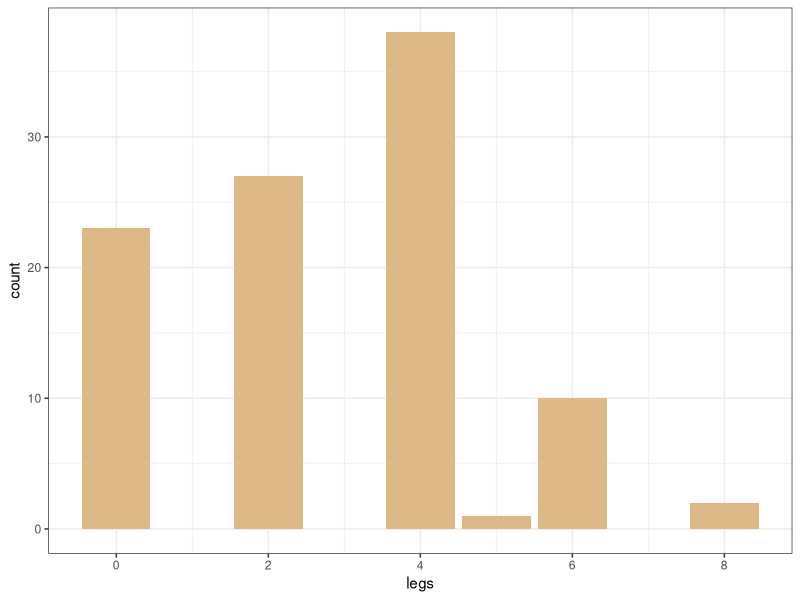
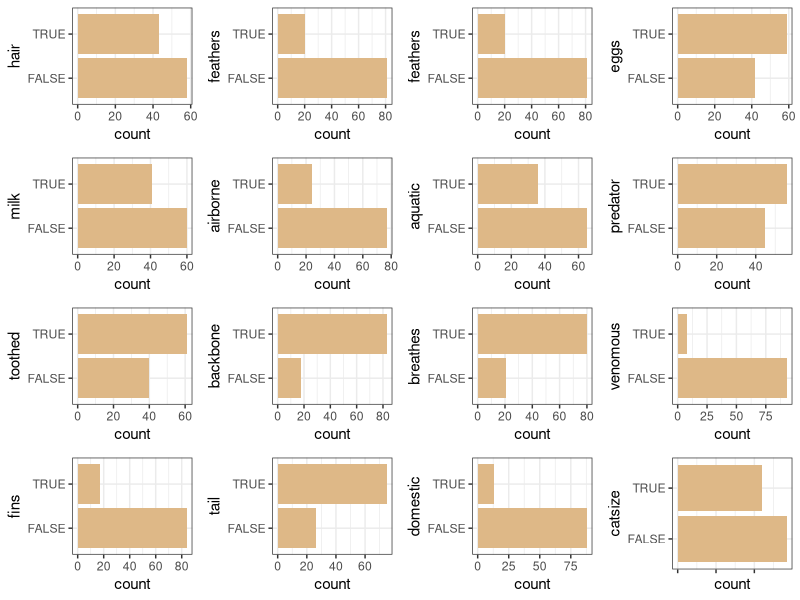
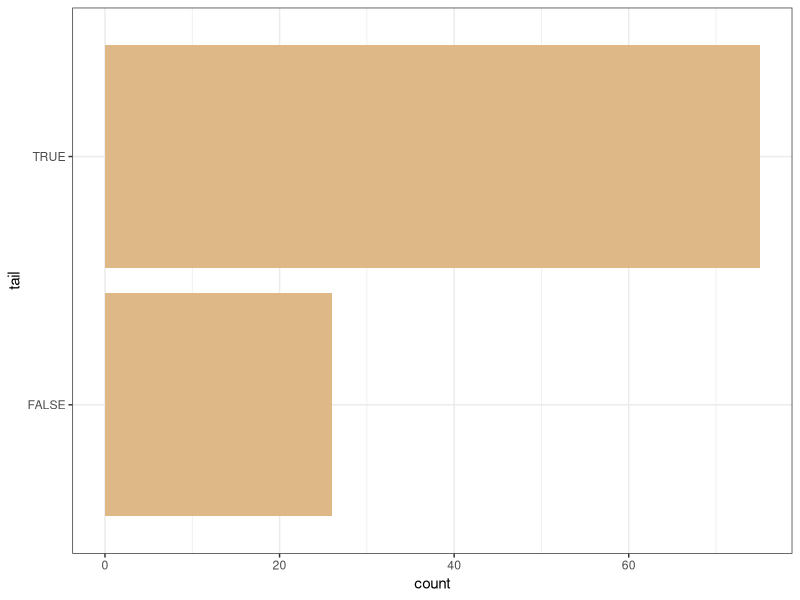
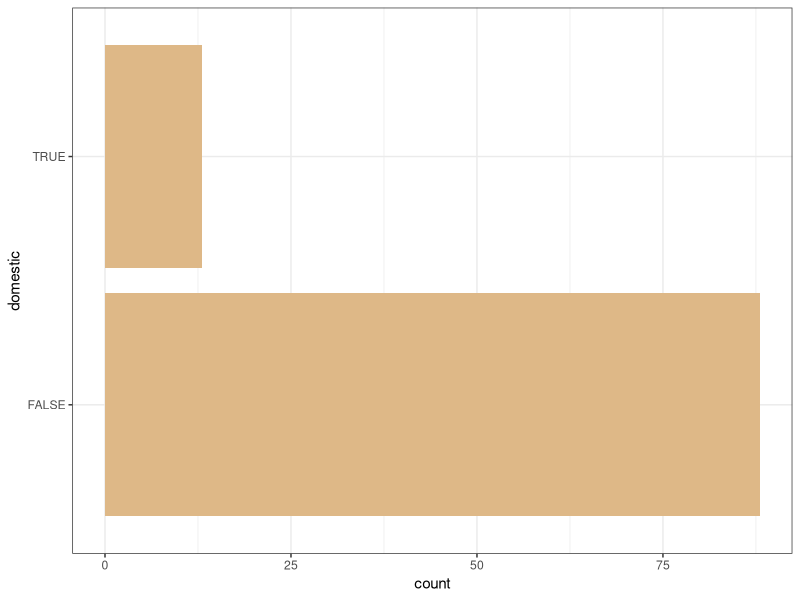
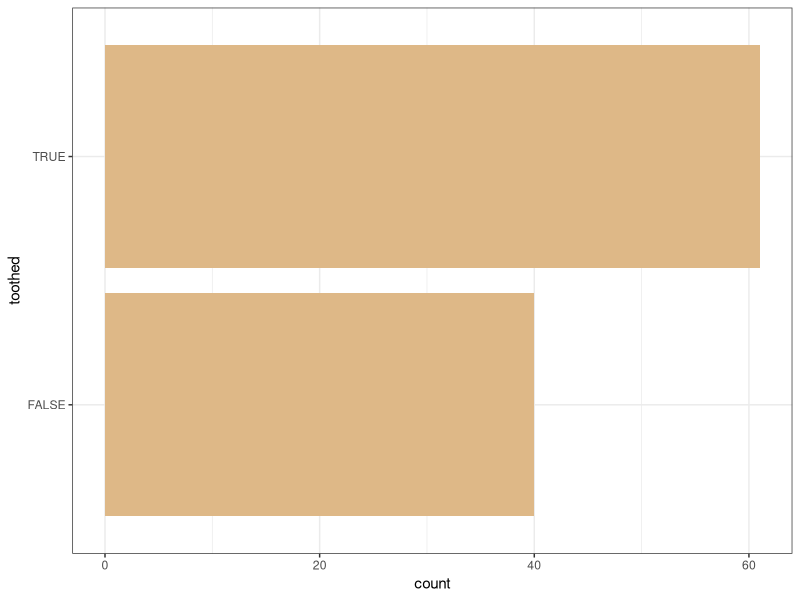

Write the R code that produced these figures, in order.
## ---- chunk 1
# Task :Get your data from OpenML dataset by using R and Python and upload the descriptive statistics report to the folder.
 
## ---- chunk 2
#install.packages("ggpubr")
#install.packages("ggplot2")
#install.packages("mlbench")
library(ggpubr) ; library(mlbench) ; library(ggplot2) ; library(dplyr)

## ---- chunk 3
data(Zoo)

#A data frame with 17 columns: hair, feathers, eggs, milk, airborne, aquatic, predator, toothed, backbone, breathes, venomous, fins, legs, tail, domestic, catsize, type. 

#16 columns are logical and indicate whether the corresponding animal has the corresponsing  characteristic or not. The only 1 exceptions is legs variable takes values 0, 2, 4, 5, 6 and 8. 

glimpse(Zoo)

## ---- chunk 4
#Row Counts
Rows <- length(rownames(Zoo))
Columns <- length(colnames(Zoo))
Mis.val <- sum(is.na(Zoo))
Dis.col <- 16
Con.col <- 1
Tot.obs <- length(row(Zoo))
Names<-c("Rows",
         "Columns",
         "Missing Observations",
         "Discrete Columns",
         "Continuous Columns",
         "Total Observation")

Values<-c(Rows,Columns,Mis.val,Dis.col,Con.col,Tot.obs)
#As we can see in the table , data has 101 rows , 17 columns , 0 missing value , 16 discrete1 Column , 1 Continuous
df <- data.frame(Names,Values) ; df



## ---- chunk 5
ggplot(Zoo , aes(x=legs))+geom_bar(fill="burlywood") + theme_bw() 

a<-ggplot(Zoo , aes(x=hair))+
       geom_bar(fill="burlywood") + theme_bw() + coord_flip()
       
b<-ggplot(Zoo , aes(x=feathers)) + 
      geom_bar(fill="burlywood") + theme_bw() + coord_flip()

c<-ggplot(Zoo , aes(x=feathers)) + 
      geom_bar(fill="burlywood") + theme_bw() + coord_flip()

d<-ggplot(Zoo , aes(x=eggs)) + 
      geom_bar(fill="burlywood") + theme_bw() + coord_flip()

e <- ggplot(Zoo , aes(x=milk)) + 
      geom_bar(fill="burlywood") + theme_bw() + coord_flip()


f<- ggplot(Zoo , aes(x=airborne)) + 
      geom_bar(fill="burlywood") + theme_bw() + coord_flip()

g<-ggplot(Zoo , aes(x=aquatic)) + 
      geom_bar(fill="burlywood") + theme_bw() + coord_flip()

h<-ggplot(Zoo , aes(x=predator)) + 
      geom_bar(fill="burlywood") + theme_bw() + coord_flip()

j<-ggplot(Zoo , aes(x=toothed)) + 
      geom_bar(fill="burlywood") + theme_bw() + coord_flip()

k<-ggplot(Zoo , aes(x=backbone)) + 
      geom_bar(fill="burlywood") + theme_bw() + coord_flip()

l<-ggplot(Zoo , aes(x=breathes)) + 
      geom_bar(fill="burlywood") + theme_bw() + coord_flip()

m<-ggplot(Zoo , aes(x=venomous)) + 
      geom_bar(fill="burlywood") + theme_bw() + coord_flip()

n<-ggplot(Zoo , aes(x=fins)) + 
      geom_bar(fill="burlywood") + theme_bw() + coord_flip()

o<-ggplot(Zoo , aes(x=tail)) + 
      geom_bar(fill="burlywood") + theme_bw() + coord_flip()

p<-ggplot(Zoo , aes(x=domestic)) + 
      geom_bar(fill="burlywood") + theme_bw() + coord_flip()

r<-ggplot(Zoo , aes(x=catsize)) + 
      geom_bar(fill="burlywood") + theme_bw() + coord_flip()


# When we search the plots below , we can comment as 
#- hair variable has 43 True value , it means 43 of 101 animals have hair .
#- domestic varible has 13 True values , it means 13 of 101 animals are domestic rest of them unteatable animal.
#- tail variable has 75 True values , it means 75 of 101 animals have tail on their body
#-
ggarrange(a,b,c,d,e,f,g,h,j,k,l,m,n,o,p,r + rremove("x.text"), 
          ncol = 4, nrow = 4)
## ---- chunk 6
# we can see that in the output which animals have tail [TRUE options says the animal has tail]
tapply(rownames(Zoo),Zoo$tail,function(x) x) ; ggplot(Zoo , aes(x=tail)) + geom_bar(fill="burlywood") + theme_bw() + coord_flip()
## ---- chunk 7
# we can see that which animals are domestic.[TRUE options says the animal is domestic]
tapply(rownames(Zoo),Zoo$domestic,function(x) x) ; ggplot(Zoo , aes(x=domestic)) + geom_bar(fill="burlywood") + theme_bw() + coord_flip()


# This codes give us directly which animals domestic 
rownames(Zoo)[Zoo$domestic]
## ---- chunk 8
# we can see that which animals have teeth.[TRUE options says the animal has teeth]
tapply(rownames(Zoo),Zoo$toothed,function(x) x) ; ggplot(Zoo , aes(x=toothed)) + geom_bar(fill="burlywood") + theme_bw() + coord_flip()
## ---- chunk 9
# by looking at the output, we can understand which animal is which type of animal. , there is 41 mammal type animals , 20 bird , 5 reptile , 13 fish , 4 amphibian , 8 insect , 10 mollusc.et.al animals in the data.

tapply(rownames(Zoo),Zoo$type,function(x) x)
